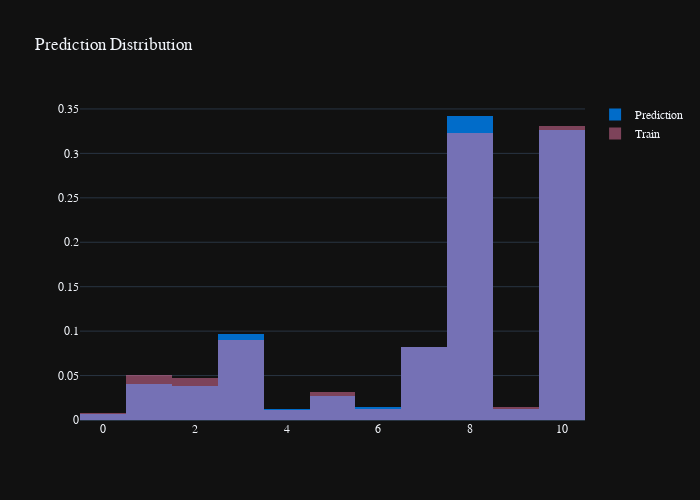

Write notebook code for a chart like this one.
### Code cell
fig = go.Figure(layout=plotly_template['layout'])
fig.add_trace(
    go.Histogram(
        x=test_df[Config.target],
        name=f'Prediction',
        histnorm='probability',
        marker=dict(color=color_palette['Bin'][0]),
        #line=dict(color='black')
    ),
)

fig.add_trace(
    go.Histogram(
        x=df_train[Config.target],
        name=f'Train',
        histnorm='probability',
        marker=dict(color=color_palette['Bin'][1]),
        opacity=0.5
        #line=dict(color='black')
    ),
)

fig.update_layout(
    title='Prediction Distribution',
    barmode='overlay',
    uniformtext_minsize=15,
    uniformtext_mode='hide',
    width=700)

fig.show()

### Figure 1 — Plotly figure (JSON) as saved in the notebook; plotly's stock layout.template omitted (floating-point values rounded to 4 significant figures; data arrays with more than 128 entries replaced by an {"elided": "..."} marker saying what was removed)
{"data": [{"histnorm": "probability", "marker": {"color": "#016CC9"}, "name": "Prediction", "type": "histogram", "x": {"elided": "4046 int values"}}, {"histnorm": "probability", "marker": {"color": "#E876A3"}, "name": "Train", "opacity": 0.5, "type": "histogram", "x": {"elided": "4046 int values"}}], "layout": {"barmode": "overlay", "font": {"family": "Franklin Gothic", "size": 12}, "height": 500, "title": {"text": "Prediction Distribution"}, "uniformtext": {"minsize": 15, "mode": "hide"}, "width": 700}}
